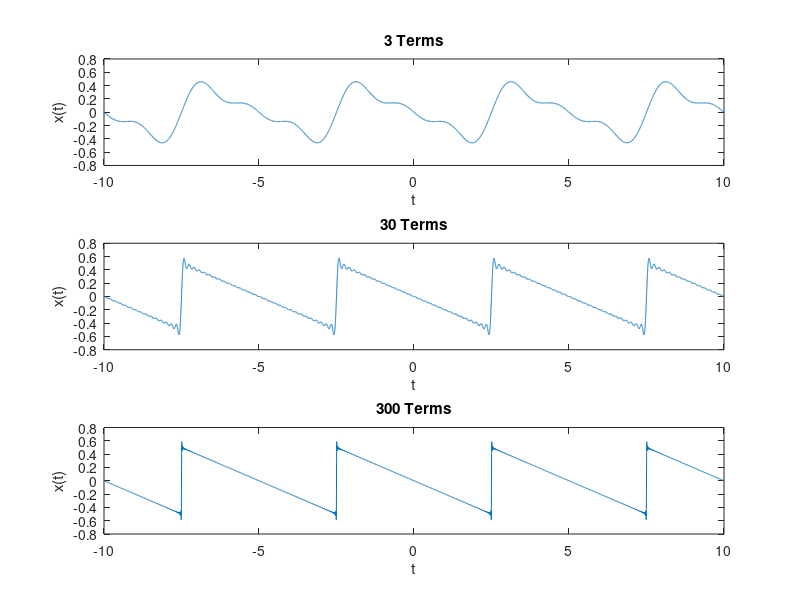

MATLAB code to generate this figure:
% Part 1
t = linspace(-10,10,20/0.001);
x3 = zeros(1,20/0.001);
x30 = zeros(1,20/0.001);
x300 = zeros(1,20/0.001);

for n = 1:3
    x3 = x3 + (-1)^n / (pi * n) * sin(0.4*pi*t*n);
end

for n = 1:30
    x30 = x30 + (-1)^n / (pi * n) * sin(0.4*pi*t*n);
end

for n = 1:300
    x300 = x300 + (-1)^n / (pi * n) * sin(0.4*pi*t*n);
end

figure
subplot(3,1,1)
plot(t,x3)
title('3 Terms')
xlabel('t')
ylabel('x(t)')

subplot(3,1,2)
plot(t,x30)
title('30 Terms')
xlabel('t')
ylabel('x(t)')

subplot(3,1,3)
plot(t,x300)
title('300 Terms')
xlabel('t')
ylabel('x(t)')

% x(t) is a sawtooth wave